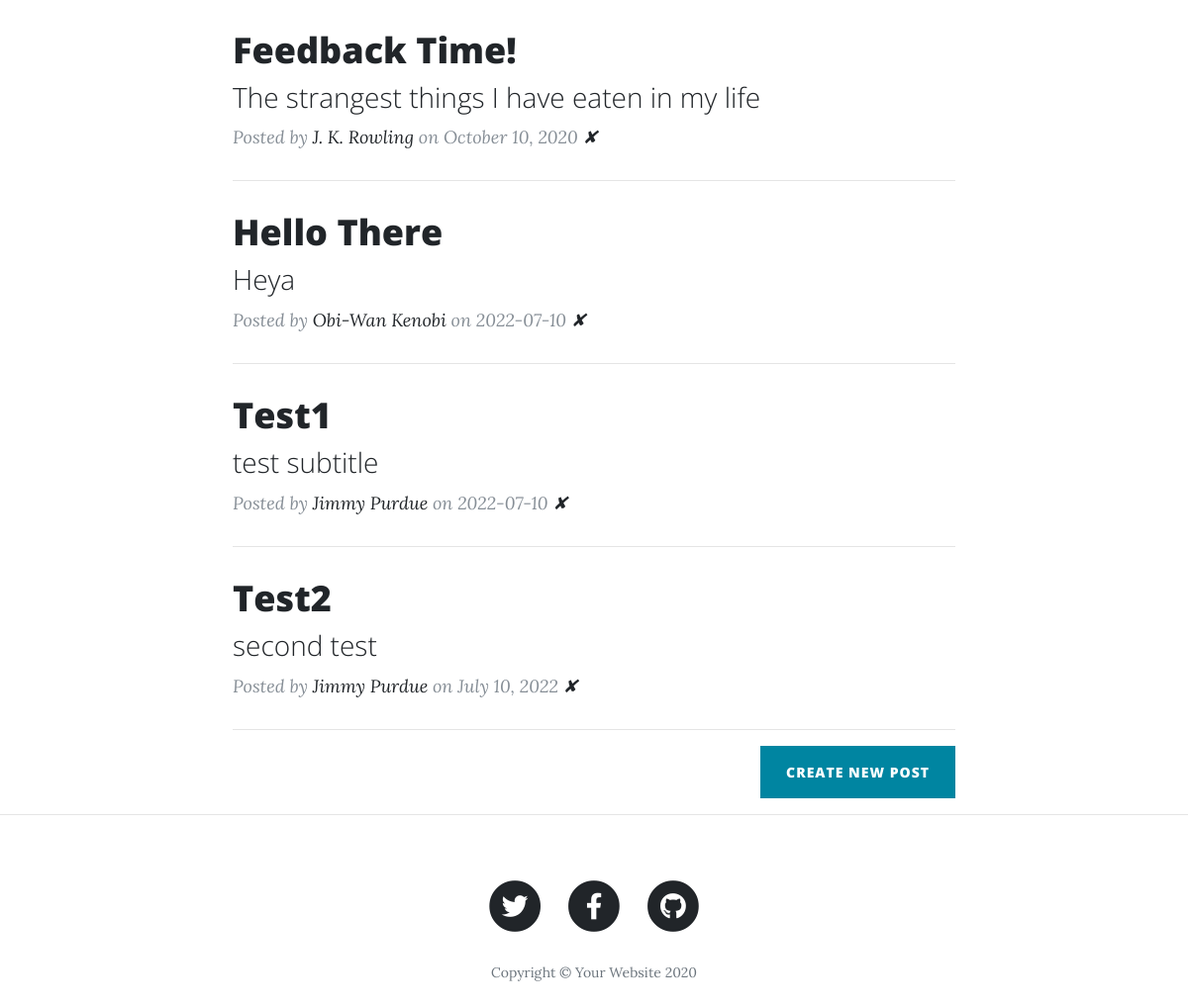
Before: / (lower part) with the older database file.
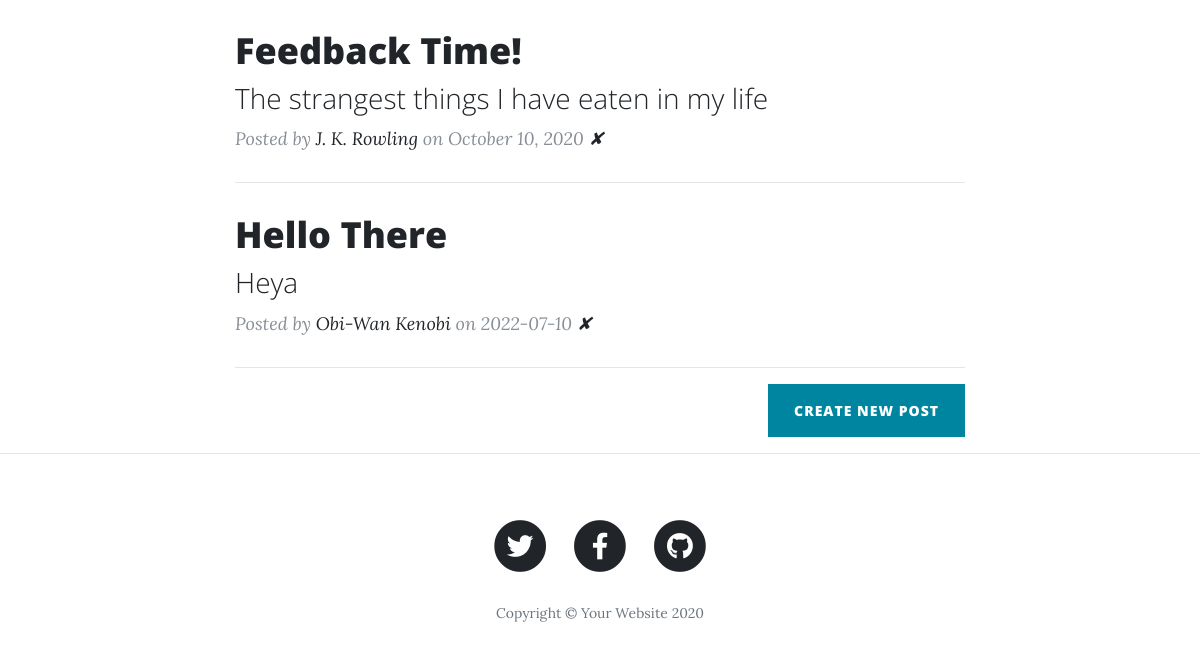
After: the same page with the newer database file.
### main.py (models this page shows)
class BlogPost(db.Model):
    id = db.Column(db.Integer, primary_key=True)
    title = db.Column(db.String(250), unique=True, nullable=False)
    subtitle = db.Column(db.String(250), nullable=False)
    date = db.Column(db.String(250), nullable=False)
    body = db.Column(db.Text, nullable=False)
    author = db.Column(db.String(250), nullable=False)
    img_url = db.Column(db.String(250), nullable=False)

### main.py (the view)
@app.route('/')
def get_all_posts():
    posts = db.session.query(BlogPost).all()
    return render_template("index.html", all_posts=posts)

### templates/index.html (shortened to what this page needs)
{% include "header.html" %}
  <div class="container">
    <div class="row">
      <div class="col-lg-8 col-md-10 mx-auto">
        {% for post in all_posts %}
        <div class="post-preview">
          <a href="{{ url_for('show_post', index=post.id) }}">
            <h2 class="post-title">
              {{post.title}}
            </h2>
            <h3 class="post-subtitle">
              {{post.subtitle}}
            </h3>
          </a>
          <p class="post-meta">Posted by
            <a href="#">{{post.author}}</a>
            on {{post.date}} <a href="{{ url_for('delete_post', post_id=post.id) }}">✘</a></p>
        </div>
        <hr>
        {% endfor %}
        <div class="clearfix">
          <a class="btn btn-primary float-right" href="{{ url_for('new_post') }}">Create New Post</a>
        </div>
      </div>
    </div>
  </div>
  <hr>
{% include "footer.html" %}

Changed rows visible on the page:
removed BlogPost: title "Test1", subtitle "test subtitle", author "Jimmy Purdue", date "2022-07-10"
removed BlogPost: title "Test2", subtitle "second test", author "Jimmy Purdue", date "July 10, 2022"
